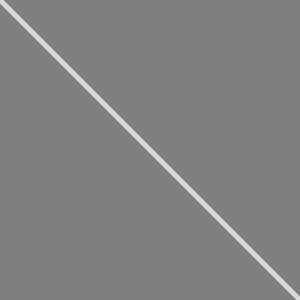
Frame 1 (no input)
Frame 60 (the mouse pressed at the canvas centre just before this capture): identical to frame 1, image omitted
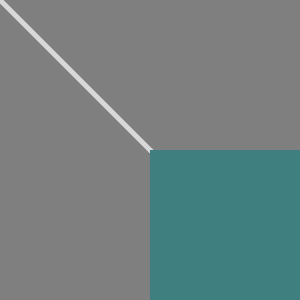
Frame 120 (the mouse held since frame 60 and released just before this capture)

The Processing sketch that drew these frames (run headless with seeded random() and noise(); from frame 60 on, the mouse is pressed at the canvas centre):

// Processing sketch: processing_35654
// ── processing_35654.pde

// Lecture 2.2.1 
// Allison Etheredge
// 4 September 2011

void setup() {
  size(300, 300);
  colorMode(HSB, width);
}

// Mouse Dragged shows four changing ellipse
// Ellipse changes shape upon dragging the mouse around the space
void mouseDragged() {
  fill(255, 90); // 90% transparancy 
  ellipse(width, height/2, mouseX, mouseY);
  ellipse(0, height/2, mouseX, mouseY);
  ellipse(width/2, 0, mouseY, mouseX);
  ellipse(width/2, height, mouseY, mouseX);
}

// Changing variable changes the starting position of the line
float x = 0; 

void draw() {
  background(150); 

  // White diagonal line
  // Moves across screen and follows circle
  stroke(255); 
  strokeWeight(5); 
  line(x, x, mouseY, mouseX);
  line(width, height, mouseY, mouseX);

  // Color changing circle moves as you move the mouse
  noStroke();
  fill(mouseX, mouseX, mouseX);
  rect(mouseY, mouseX, mouseY, mouseX);
} 
